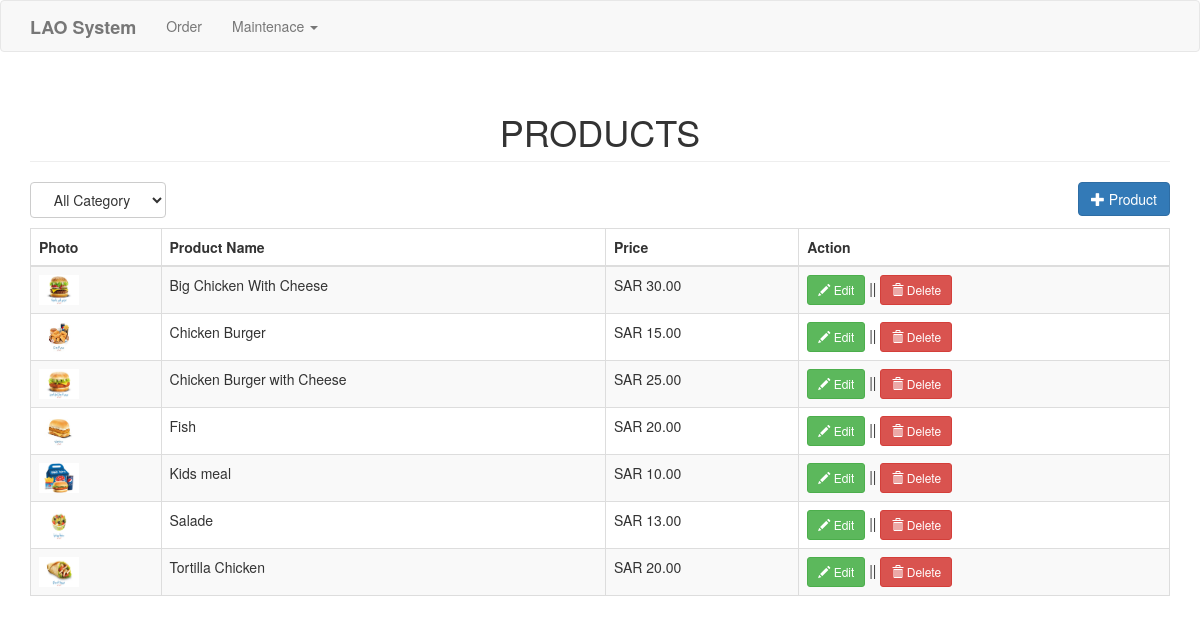
Screenshot of /ordersimple/product.php (signed in) with the database file from the repository.
### tables this page shows
CREATE TABLE `product` (
  `productid` int(11) NOT NULL,
  `categoryid` int(1) NOT NULL,
  `productname` varchar(30) NOT NULL,
  `price` double NOT NULL,
  `photo` varchar(150) NOT NULL,
  `rest_id` int(11) DEFAULT NULL
);

### ordersimple/product.php (the view, shortened to what this page needs)
<?php
include('header.php');
?>
<body>
<?php include('navbar.php'); ?>
<div class="container">
	<h1 class="page-header text-center">PRODUCTS </h1>
	<div class="row">
		<div class="col-md-12">
			<select id="catList" class="btn btn-default">
			<option value="0">All Category</option>
			</select>
			<a href="#addproduct" data-toggle="modal" class="pull-right btn btn-primary"><span class="glyphicon glyphicon-plus"></span> Product</a>
		</div>
	</div>
	<div style="margin-top:10px;">
		<table class="table table-striped table-bordered">
			<thead>
				<th>Photo</th>
				<th>Product Name</th>
				<th>Price</th>
				<th>Action</th>
			</thead>
			<tbody>
				<?php
					$where = " WHERE product.rest_id = ".$_SESSION["userId"];
					$sql="select * from product left join category on category.categoryid=product.categoryid $where order by product.categoryid asc, productname asc";
					$query=$conn->query($sql);
					while($row=$query->fetch_array()){
						?>
						<tr>
							<td><a href="<?php if(empty($row['photo'])){echo "upload/noimage.jpg";} else{echo $row['photo'];} ?>"><img src="<?php if(empty($row['photo'])){echo "upload/noimage.jpg";} else{echo $row['photo'];} ?>" height="30px" width="40px"></a></td>
							<td><?php echo $row['productname']; ?></td>
							<td>SAR <?php echo number_format($row['price'], 2); ?></td>
							<td>
								<a href="#editproduct<?php echo $row['productid']; ?>" data-toggle="modal" class="btn btn-success btn-sm"><span class="glyphicon glyphicon-pencil"></span> Edit</a> || <a href="#deleteproduct<?php echo $row['productid']; ?>" data-toggle="modal" class="btn btn-danger btn-sm"><span class="glyphicon glyphicon-trash"></span> Delete</a>
							</td>
						</tr>
						<?php
					}
				?>
			</tbody>
		</table>
	</div>
</div>
</body>
</html>

### ordersimple/header.php (shortened to what this page needs)
<!DOCTYPE html>
<html>
<head>
	<link rel="stylesheet" href="https://maxcdn.bootstrapcdn.com/bootstrap/3.3.7/css/bootstrap.min.css">
</head>

### ordersimple/navbar.php (shortened to what this page needs)
<nav class="navbar navbar-default">
  <div class="container">
    <div class="navbar-header">
      <a class="navbar-brand" href="index.php"><b>LAO System</b></a>
    </div>
    <div class="collapse navbar-collapse" id="bs-example-navbar-collapse-1">
      <ul class="nav navbar-nav">
        <li><a href="sales.php">Order</a></li>
        <li>
          <a href="#" class="dropdown-toggle" data-toggle="dropdown" role="button" aria-haspopup="true" aria-expanded="false">Maintenace <span class="caret"></span></a>
        </li>
      </ul>
    </div>
  </div>
</nav>

### rows the page displays
product: photo (picture), productname "Big Chicken With Cheese", price "30.00"
product: photo (picture), productname "Chicken Burger", price "15.00"
product: photo (picture), productname "Chicken Burger with Cheese", price "25.00"
product: photo (picture), productname "Fish", price "20.00"
product: photo (picture), productname "Kids meal", price "10.00"
product: photo (picture), productname "Salade", price "13.00"
product: photo (picture), productname "Tortilla Chicken", price "20.00"
